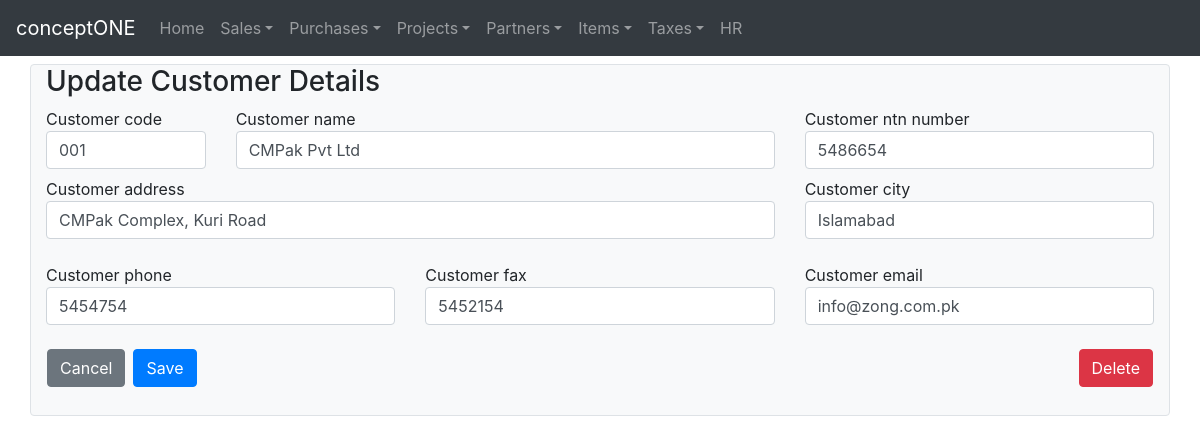
Screenshot of /customers/update/1/ with the database file from the repository.
### crudbasic/models.py (models this page shows, shortened)
class Customers(models.Model):
    customer_code = models.CharField(max_length=16, unique=True)
    customer_name = models.CharField(max_length=128, unique=True)
    customer_address = models.CharField(max_length=264)
    customer_city = models.CharField(max_length=128)
    customer_phone = models.CharField(max_length=128, blank=True)
    customer_fax = models.CharField(max_length=128, blank=True)
    customer_email = models.EmailField(max_length=192, blank=True)
    customer_ntn_number = models.CharField(max_length=128, blank=True)
    created_on = models.DateTimeField(auto_now_add=True)
    updated_on = models.DateTimeField(auto_now=True)

### crudbasic/views.py (the view, shortened to what this page needs)
# urls.py: path('customers/update/<int:pk>/',views.UpdateCustomerView.as_view(),name='updatecustomer'),
class UpdateCustomerView(UpdateView):
    model = Customers
    form_class = CustomerForm
    template_name = 'crudbasic/createcustomer.html'

### crudbasic/forms.py
class CustomerForm(forms.ModelForm):
    class Meta:
        model = Customers
        fields = '__all__'
        widgets = {
                'customer_code':forms.TextInput(attrs={'class':'form-control'}),
                'customer_name':forms.TextInput(attrs={'class':'form-control'}),
                'customer_address':forms.TextInput(attrs={'class':'form-control'}),
                'customer_city':forms.TextInput(attrs={'class':'form-control'}),
                'customer_phone':forms.TextInput(attrs={'class':'form-control'}),
                'customer_fax':forms.TextInput(attrs={'class':'form-control'}),
                'customer_email':forms.TextInput(attrs={'class':'form-control'}),
                'customer_ntn_number':forms.TextInput(attrs={'class':'form-control'}),
        }

### templates/crudbasic/CreateCustomer.html
<!DOCTYPE html>
{% extends "crudbasic/base.html" %}
  {% block body_block %}
    <div class="container pb-1 border bg-light rounded">
      <h3>
        {% if not form.instance.pk %}
          Create New Customer
        {% else %}
          Update Customer Details
        {% endif %}
      </h3>
        <form method="post">{% csrf_token %}
          <div class="row mb-2">
            <div class="col-md-2">
              {{ form.customer_code.label }}
              {{ form.customer_code }}
            </div>
            <div class="col-md-6">
              {{ form.customer_name.label }}
              {{ form.customer_name }}
            </div>
            <div class="col-md-4">
              {{ form.customer_ntn_number.label }}
              {{ form.customer_ntn_number }}
            </div>
          </div>
          <div class="row mb-4">
            <div class="col-md-8">
              {{ form.customer_address.label }}
              {{ form.customer_address }}
            </div>
            <div class="col-md-4">
              {{ form.customer_city.label }}
              {{ form.customer_city }}
            </div>
          </div>
          <div class="row mb-4">
            <div class="col-md-4">
              {{ form.customer_phone.label}}
              {{ form.customer_phone }}
            </div>
            <div class="col-md-4">
              {{ form.customer_fax.label }}
              {{ form.customer_fax }}
            </div>
            <div class="col-md-4">
              {{ form.customer_email.label }}
              {{ form.customer_email }}
            </div>
          </div>
          <div class="row mb-4">
            {% url 'crudbasic:customers' as back_url %}
            {% if not form.instance.pk %}
              {% include "crudbasic/buttonpanel/createbuttonpanel.html" %}
            {% else %}
              {% include "crudbasic/buttonpanel/updatebuttonpanel.html" %}
            {% endif %}
          </div>
        </form>
    </div>
  {% endblock %}

### rows the page displays
Customers: customer_code "001", customer_name "CMPak Pvt Ltd", customer_ntn_number "5486654", customer_address "CMPak Complex, Kuri Road", customer_city "Islamabad", customer_phone "5454754", customer_fax "5452154", customer_email "info@zong.com.pk"
